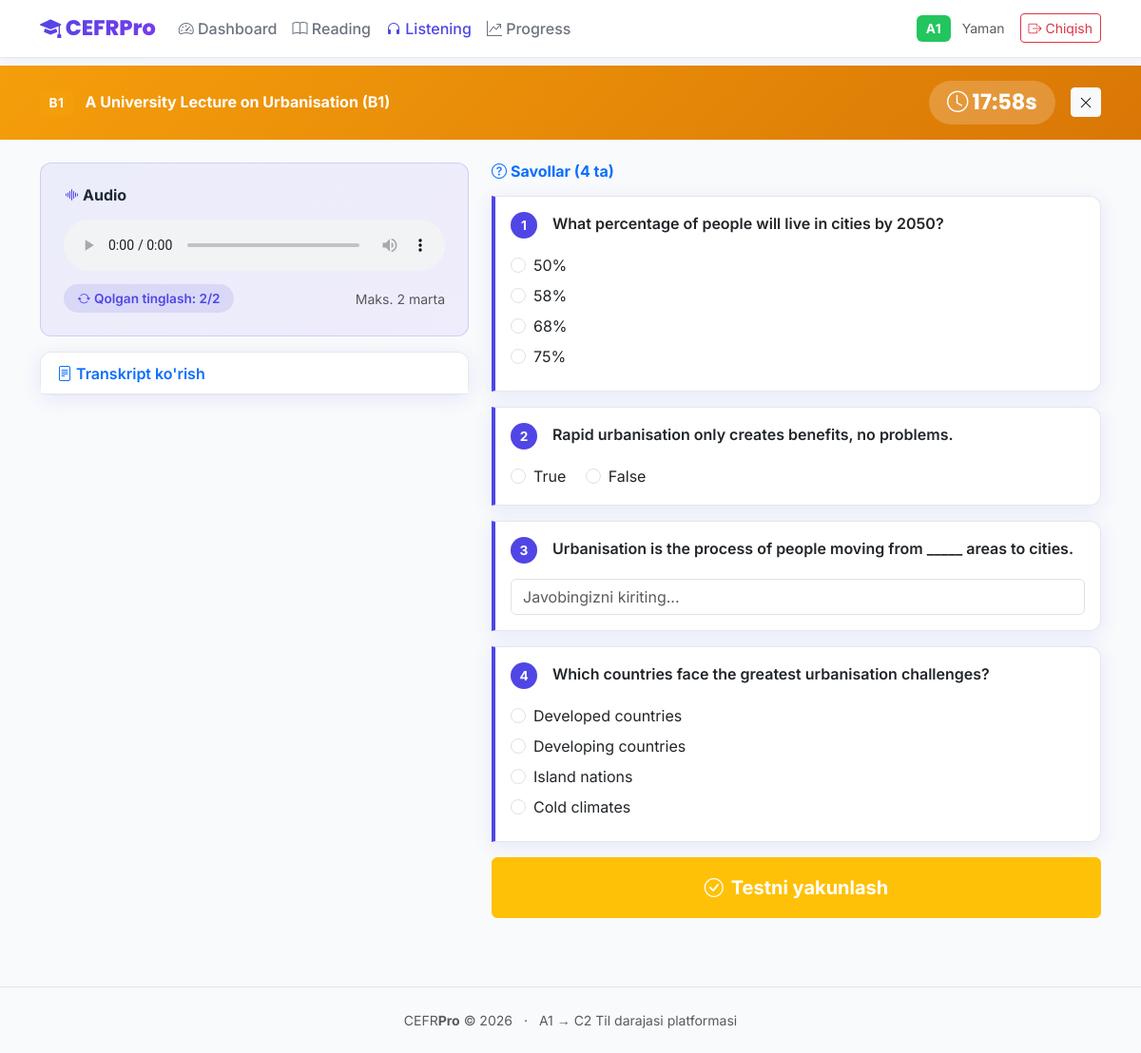
Screenshot of /listening/3 (signed in) with the database file from the repository.
### models.py (models this page shows, shortened)
class User(UserMixin, db.Model):
    __tablename__ = 'users'
    id = db.Column(db.Integer, primary_key=True)
    username = db.Column(db.String(80), unique=True, nullable=False)
    email = db.Column(db.String(120), unique=True, nullable=False)
    password_hash = db.Column(db.String(256), nullable=False)
    full_name = db.Column(db.String(120), default='')
    cefr_level = db.Column(db.String(4), default='A1')
    is_admin = db.Column(db.Boolean, default=False)
    created_at = db.Column(db.DateTime, default=datetime.utcnow)
    attempts = db.relationship('TestAttempt', backref='user', lazy=True)

class ListeningTest(db.Model):
    __tablename__ = 'listening_tests'
    id = db.Column(db.Integer, primary_key=True)
    title = db.Column(db.String(200), nullable=False)
    level = db.Column(db.String(4), nullable=False)
    audio_file = db.Column(db.String(200), nullable=False)  # relative to static/
    transcript = db.Column(db.Text, default='')
    max_plays = db.Column(db.Integer, default=2)
    time_limit = db.Column(db.Integer, default=15)
    created_at = db.Column(db.DateTime, default=datetime.utcnow)
    questions = db.relationship('ListeningQuestion', backref='test', lazy=True,
                                cascade='all, delete-orphan')

class ListeningQuestion(db.Model):
    __tablename__ = 'listening_questions'
    id = db.Column(db.Integer, primary_key=True)
    test_id = db.Column(db.Integer, db.ForeignKey('listening_tests.id'), nullable=False)
    q_type = db.Column(db.String(20), nullable=False)
    question_text = db.Column(db.Text, nullable=False)
    options = db.Column(db.Text, default='')
    correct_answer = db.Column(db.String(500), nullable=False)
    order = db.Column(db.Integer, default=0)

### app.py (the view, shortened to what this page needs)
@app.route('/listening/<int:test_id>', methods=['GET', 'POST'])
@login_required
def listening_test(test_id):
    test = ListeningTest.query.get_or_404(test_id)
    questions = ListeningQuestion.query.filter_by(test_id=test_id)\
        .order_by(ListeningQuestion.order).all()
    for q in questions:
        if q.options:
            try:
                q.options_list = json.loads(q.options)
            except Exception:
                q.options_list = []
        else:
            q.options_list = []
    return render_template('listening.html', test=test, questions=questions)

### app.py (called while the page is built)
@login_manager.user_loader
def load_user(user_id):
    return User.query.get(int(user_id))

@app.context_processor
def inject_globals():
    return {'cefr_levels': CEFR_LEVELS, 'now': datetime.utcnow()}

### templates/listening.html (shortened to what this page needs)
{% extends 'base.html' %}
{% block content %}
<div style="background:linear-gradient(135deg,#F59E0B,#D97706);padding:1rem 0;color:white;">
  <div class="container d-flex justify-content-between align-items-center">
    <div>
      <span class="cefr-badge badge-{{ test.level }} me-2">{{ test.level }}</span>
      <strong>{{ test.title }}</strong>
    </div>
    <div class="d-flex align-items-center gap-3">
      <span id="timer-display" style="color:white;background:rgba(255,255,255,.2)">
        <i class="bi bi-clock me-1"></i><span id="time-left">{{ test.time_limit * 60 }}</span>s
      </span>
      <a href="{{ url_for('listening_list') }}" class="btn btn-sm btn-light">
        <i class="bi bi-x-lg"></i>
      </a>
    </div>
  </div>
</div>
<div class="container py-4">
  <div class="row g-4">
    <div class="col-lg-5">
      <div class="audio-player-wrapper mb-3 fade-in">
        <h6 class="fw-bold mb-3"><i class="bi bi-soundwave me-1" style="color:var(--primary)"></i>Audio</h6>
        <audio id="mainAudio" controls class="w-100" style="border-radius:8px">
          {% if test.audio_file %}
          <source src="{{ url_for('static', filename=test.audio_file) }}" type="audio/mpeg">
          {% endif %}
        </audio>
        <div class="d-flex justify-content-between align-items-center mt-2">
          <span class="play-count-badge">
            <i class="bi bi-arrow-repeat me-1"></i>Qolgan tinglash: <span id="plays-left">{{ test.max_plays }}</span>/{{ test.max_plays }}
          </span>
          <small class="text-muted">Maks. {{ test.max_plays }} marta</small>
        </div>
      </div>
      {% if test.transcript %}
      <div class="card fade-in">
        <div class="card-header">
          <button class="btn btn-link text-decoration-none p-0 fw-semibold"
                  type="button" data-bs-toggle="collapse" data-bs-target="#transcriptCollapse">
            <i class="bi bi-file-text me-1"></i>Transkript ko'rish
          </button>
        </div>
      </div>
      {% endif %}
    </div>
    <div class="col-lg-7">
      <form method="POST" id="testForm">
        <h6 class="fw-bold text-primary mb-3">
          <i class="bi bi-question-circle me-1"></i>Savollar ({{ questions|length }} ta)
        </h6>
        {% for q in questions %}
        <div class="card question-card mb-3 fade-in" style="animation-delay:{{ loop.index0 * 0.07 }}s">
          <div class="card-body">
            <div class="d-flex gap-2 mb-3">
              <span class="question-number">{{ loop.index }}</span>
              <span class="fw-semibold">{{ q.question_text }}</span>
            </div>
            {% if q.q_type == 'mcq' %}
              {% for opt in q.options_list %}
              <div class="form-check mb-2">
                <input class="form-check-input" type="radio" name="q_{{ q.id }}"
                       id="q{{ q.id }}_{{ loop.index }}" value="{{ opt }}" required>
                <label class="form-check-label" for="q{{ q.id }}_{{ loop.index }}">{{ opt }}</label>
              </div>
              {% endfor %}
            {% elif q.q_type == 'tf' %}
              {% for opt in ['True', 'False'] %}
              <div class="form-check form-check-inline">
                <input class="form-check-input" type="radio" name="q_{{ q.id }}"
                       id="q{{ q.id }}_{{ loop.index }}" value="{{ opt }}" required>
                <label class="form-check-label" for="q{{ q.id }}_{{ loop.index }}">{{ opt }}</label>
              </div>
              {% endfor %}
            {% elif q.q_type == 'gap' %}
              <input type="text" name="q_{{ q.id }}" class="form-control"
                     placeholder="Javobingizni kiriting..." required>
            {% endif %}
          </div>
        </div>
        {% endfor %}
        <button type="submit" class="btn btn-warning text-white w-100 py-3 fw-bold fs-5">
          <i class="bi bi-check-circle me-2"></i>Testni yakunlash
        </button>
      </form>
    </div>
  </div>
</div>
{% endblock %}

### templates/base.html (shortened to what this page needs)
<!DOCTYPE html>
<html lang="uz">
<head>
  <link href="https://cdn.jsdelivr.net/npm/bootstrap@5.3.2/dist/css/bootstrap.min.css" rel="stylesheet">
  <link href="https://cdn.jsdelivr.net/npm/bootstrap-icons@1.11.3/font/bootstrap-icons.min.css" rel="stylesheet">
  <link href="{{ url_for('static', filename='css/style.css') }}" rel="stylesheet">
</head>
<body>
{% if current_user.is_authenticated %}
<nav class="navbar navbar-expand-lg sticky-top">
  <div class="container">
    <a class="navbar-brand" href="{{ url_for('dashboard') }}">
      <i class="bi bi-mortarboard-fill"></i> CEFR<span style="color:var(--secondary)">Pro</span>
    </a>
    <div class="collapse navbar-collapse" id="navMain">
      <ul class="navbar-nav me-auto mb-2 mb-lg-0">
        <li class="nav-item">
          <a class="nav-link {% if request.endpoint == 'dashboard' %}active{% endif %}"
             href="{{ url_for('dashboard') }}"><i class="bi bi-speedometer2"></i> Dashboard</a>
        </li>
        <li class="nav-item">
          <a class="nav-link {% if 'reading' in request.endpoint %}active{% endif %}"
             href="{{ url_for('reading_list') }}"><i class="bi bi-book"></i> Reading</a>
        </li>
        <li class="nav-item">
          <a class="nav-link {% if 'listening' in request.endpoint %}active{% endif %}"
             href="{{ url_for('listening_list') }}"><i class="bi bi-headphones"></i> Listening</a>
        </li>
        <li class="nav-item">
          <a class="nav-link {% if request.endpoint == 'progress' %}active{% endif %}"
             href="{{ url_for('progress') }}"><i class="bi bi-graph-up-arrow"></i> Progress</a>
        </li>
      </ul>
      <div class="d-flex align-items-center gap-2">
        <span class="cefr-badge badge-{{ current_user.cefr_level }} me-1">
          {{ current_user.cefr_level }}
        </span>
        <span class="text-muted small">{{ current_user.full_name or current_user.username }}</span>
        <a href="{{ url_for('logout') }}" class="btn btn-sm btn-outline-danger ms-2">
          <i class="bi bi-box-arrow-right"></i> Chiqish
        </a>
      </div>
    </div>
  </div>
</nav>
{% endif %}
{% block content %}{% endblock %}
<footer class="mt-5 py-4 border-top text-center text-muted small">
  <div class="container">
    <span>CEFR<strong>Pro</strong> &copy; {{ now.year }}</span>
    <span class="mx-2">·</span>
    <span>A1 → C2 Til darajasi platformasi</span>
  </div>
</footer>
</body>
</html>

### static/css/style.css (style rules this page uses)
:root { --primary: #4F46E5; --primary-light: #818CF8; --primary-dark: #3730A3; --secondary: #7C3AED; --bg: #F8FAFC; --surface: #FFFFFF; --border: #E5E7EB; --text: #1F2937; --text-muted: #6B7280; --success: #10B981; --warning: #F59E0B; --danger: #EF4444; --radius: 12px; --shadow: 0 4px 20px rgba(79,70,229,0.10); --shadow-lg: 0 8px 40px rgba(79,70,229,0.18); --a1: #22C55E; --a2: #16A34A; --b1: #F59E0B; --b2: #D97706; --c1: #EF4444; --c2: #7C3AED; }
* { box-sizing: border-box; margin: 0; padding: 0; }
body { font-family: 'Inter', sans-serif; background: var(--bg); color: var(--text); min-height: 100vh; }
.navbar-brand { font-family: 'Poppins', sans-serif; font-weight: 800; font-size: 1.4rem; background: linear-gradient(135deg, var(--primary), var(--secondary)); -webkit-background-clip: text; -webkit-text-fill-color: transparent; background-clip: text; }
.navbar { background: rgba(255,255,255,0.95) !important; backdrop-filter: blur(12px); border-bottom: 1px solid var(--border); box-shadow: 0 2px 12px rgba(79,70,229,0.07); }
.nav-link { color: var(--text-muted) !important; font-weight: 500; transition: color .2s; }
.nav-link:hover, .nav-link.active { color: var(--primary) !important; }
.card { border: 1px solid var(--border); border-radius: var(--radius); box-shadow: var(--shadow); transition: box-shadow .25s, transform .25s; background: var(--surface); }
.card-header { border-radius: var(--radius) var(--radius) 0 0 !important; border-bottom: 1px solid var(--border); background: var(--surface); font-weight: 600; }
.badge-A1 { background-color: var(--a1); color: #fff; }
.badge-B1 { background-color: var(--b1); color: #fff; }
.cefr-badge { display: inline-block; padding: .28em .7em; border-radius: 6px; font-weight: 700; font-size: .85em; letter-spacing: .04em; }
#timer-display { font-family: 'Poppins', sans-serif; font-size: 1.4rem; font-weight: 700; color: var(--primary); background: rgba(79,70,229,.08); padding: .4rem 1.2rem; border-radius: 30px; }
.question-card { border-left: 4px solid var(--primary); border-radius: 0 var(--radius) var(--radius) 0; transition: border-color .2s; }
.question-number { background: var(--primary); color: white; width: 28px; height: 28px; border-radius: 50%; display: inline-flex; align-items: center; justify-content: center; font-weight: 700; font-size: .85rem; flex-shrink: 0; margin-right: .5rem; }
.audio-player-wrapper { background: linear-gradient(135deg, rgba(79,70,229,.07), rgba(124,58,237,.07)); border: 1px solid rgba(79,70,229,.18); border-radius: var(--radius); padding: 1.5rem; }
.audio-player-wrapper audio { width: 100%; }
.play-count-badge { background: rgba(79,70,229,.12); color: var(--primary); border-radius: 20px; padding: .3rem .9rem; font-weight: 600; font-size: .85rem; }
.fade-in { animation: fadeInUp .5s ease both; }

### rows the page displays
User: cefr_level "A1", full_name "Yaman"
ListeningTest: level "B1", title "A University Lecture on Urbanisation (B1)", max_plays "2"
ListeningQuestion: question_text "What percentage of people will live in cities by 2050?", options_list "50%" "58%" "68%" "75%"
ListeningQuestion: question_text "Rapid urbanisation only creates benefits, no problems.", opt "True" "False"
ListeningQuestion: question_text "Urbanisation is the process of people moving from _____ areas to cities."
ListeningQuestion: question_text "Which countries face the greatest urbanisation challenges?", options_list "Developed countries" "Developing countries" "Island nations" "Cold climates"

### other values shown
{{ questions|length }} "4"
